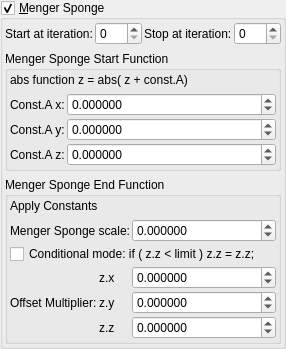
    <widget class="MyGroupBox" name="groupCheck_transf_function_enabledF_false">
     <property name="title">
      <string>&amp;Menger Sponge</string>
     </property>
     <property name="checkable">
      <bool>true</bool>
     </property>
     <layout class="QVBoxLayout" name="verticalLayout_7">
      <property name="leftMargin">
       <number>2</number>
      </property>
      <property name="topMargin">
       <number>2</number>
      </property>
      <property name="rightMargin">
       <number>2</number>
      </property>
      <property name="bottomMargin">
       <number>2</number>
      </property>
      <item>
       <layout class="QGridLayout" name="gridLayout_82">
        <property name="spacing">
         <number>2</number>
        </property>
        <item row="2" column="0">
         <widget class="QLabel" name="label_75">
          <property name="text">
           <string>Start at iteration:</string>
          </property>
         </widget>
        </item>
        <item row="2" column="3">
         <widget class="MySpinBox" name="spinboxInt_transf_stop_iterations_M">
          <property name="sizePolicy">
           <sizepolicy hsizetype="Preferred" vsizetype="Maximum">
            <horstretch>0</horstretch>
            <verstretch>0</verstretch>
           </sizepolicy>
          </property>
          <property name="maximum">
           <number>999</number>
          </property>
         </widget>
        </item>
        <item row="2" column="2">
         <widget class="QLabel" name="label_54">
          <property name="text">
           <string>Stop at iteration:</string>
          </property>
         </widget>
        </item>
        <item row="2" column="1">
         <widget class="MySpinBox" name="spinboxInt_transf_start_iterations_M">
          <property name="sizePolicy">
           <sizepolicy hsizetype="Minimum" vsizetype="Maximum">
            <horstretch>0</horstretch>
            <verstretch>0</verstretch>
           </sizepolicy>
          </property>
          <property name="minimum">
           <number>0</number>
          </property>
          <property name="maximum">
           <number>999</number>
          </property>
          <property name="value">
           <number>0</number>
          </property>
         </widget>
        </item>
       </layout>
      </item>
      <item>
       <widget class="QGroupBox" name="groupBox_5">
        <property name="title">
         <string>Menger Sponge Start Function</string>
        </property>
        <layout class="QVBoxLayout" name="verticalLayout_8">
         <property name="leftMargin">
          <number>2</number>
         </property>
         <property name="topMargin">
          <number>2</number>
         </property>
         <property name="rightMargin">
          <number>2</number>
         </property>
         <property name="bottomMargin">
          <number>2</number>
         </property>
         <item>
          <widget class="QLabel" name="label">
           <property name="text">
            <string>abs function z = abs( z + const.A)</string>
           </property>
          </widget>
         </item>
         <item>
          <layout class="QGridLayout" name="gridLayout_33" columnstretch="0,1">
           <property name="spacing">
            <number>2</number>
           </property>
           <item row="0" column="1">
            <widget class="MyDoubleSpinBox" name="spinbox3_transf_addition_constantA_000_x">
             <property name="enabled">
              <bool>true</bool>
             </property>
             <property name="sizePolicy">
              <sizepolicy hsizetype="Minimum" vsizetype="Maximum">
               <horstretch>0</horstretch>
               <verstretch>0</verstretch>
              </sizepolicy>
             </property>
             <property name="prefix">
              <string/>
             </property>
             <property name="decimals">
              <number>6</number>
             </property>
             <property name="minimum">
              <double>-99.989999999999995</double>
             </property>
             <property name="singleStep">
              <double>0.100000000000000</double>
             </property>
            </widget>
           </item>
           <item row="2" column="0">
            <widget class="QLabel" name="label_80">
             <property name="text">
              <string>Const.A z:</string>
             </property>
            </widget>
           </item>
           <item row="1" column="1">
            <widget class="MyDoubleSpinBox" name="spinbox3_transf_addition_constantA_000_y">
             <property name="enabled">
              <bool>true</bool>
             </property>
             <property name="sizePolicy">
              <sizepolicy hsizetype="Minimum" vsizetype="Maximum">
               <horstretch>0</horstretch>
               <verstretch>0</verstretch>
              </sizepolicy>
             </property>
             <property name="decimals">
              <number>6</number>
             </property>
             <property name="minimum">
              <double>-99.989999999999995</double>
             </property>
             <property name="maximum">
              <double>99.989999999999995</double>
             </property>
             <property name="singleStep">
              <double>0.100000000000000</double>
             </property>
            </widget>
           </item>
           <item row="1" column="0">
            <widget class="QLabel" name="label_78">
             <property name="text">
              <string>Const.A y:</string>
             </property>
            </widget>
           </item>
           <item row="0" column="0">
            <widget class="QLabel" name="label_79">
             <property name="text">
              <string>Const.A x:</string>
             </property>
            </widget>
           </item>
           <item row="2" column="1">
            <widget class="MyDoubleSpinBox" name="spinbox3_transf_addition_constantA_000_z">
             <property name="enabled">
              <bool>true</bool>
             </property>
             <property name="sizePolicy">
              <sizepolicy hsizetype="Minimum" vsizetype="Maximum">
               <horstretch>0</horstretch>
               <verstretch>0</verstretch>
              </sizepolicy>
             </property>
             <property name="decimals">
              <number>6</number>
             </property>
             <property name="minimum">
              <double>-99.989999999999995</double>
             </property>
             <property name="maximum">
              <double>99.989999999999995</double>
             </property>
             <property name="singleStep">
              <double>0.100000000000000</double>
             </property>
            </widget>
           </item>
          </layout>
         </item>
        </layout>
       </widget>
      </item>
      <item>
       <widget class="QGroupBox" name="groupBox_6">
        <property name="title">
         <string>Menger Sponge End Function</string>
        </property>
        <layout class="QVBoxLayout" name="verticalLayout_9">
         <property name="leftMargin">
          <number>2</number>
         </property>
         <property name="topMargin">
          <number>2</number>
         </property>
         <property name="rightMargin">
          <number>2</number>
         </property>
         <property name="bottomMargin">
          <number>2</number>
         </property>
         <item>
          <widget class="QLabel" name="label_7">
           <property name="text">
            <string>Apply Constants</string>
           </property>
          </widget>
         </item>
         <item>
          <layout class="QGridLayout" name="gridLayout_63" columnstretch="0,0,0,1">
           <property name="spacing">
            <number>2</number>
           </property>
           <item row="2" column="3">
            <widget class="MyDoubleSpinBox" name="spinbox_transf_scale_2">
             <property name="sizePolicy">
              <sizepolicy hsizetype="Minimum" vsizetype="Maximum">
               <horstretch>0</horstretch>
               <verstretch>0</verstretch>
              </sizepolicy>
             </property>
             <property name="prefix">
              <string/>
             </property>
             <property name="suffix">
              <string/>
             </property>
             <property name="decimals">
              <number>6</number>
             </property>
             <property name="minimum">
              <double>-99.998999999999995</double>
             </property>
             <property name="maximum">
              <double>99.998999999999995</double>
             </property>
             <property name="singleStep">
              <double>0.100000000000000</double>
             </property>
            </widget>
           </item>
           <item row="4" column="3">
            <widget class="MyDoubleSpinBox" name="spinbox3_transf_constant_multiplier_111_x">
             <property name="sizePolicy">
              <sizepolicy hsizetype="Minimum" vsizetype="Maximum">
               <horstretch>0</horstretch>
               <verstretch>0</verstretch>
              </sizepolicy>
             </property>
             <property name="prefix">
              <string/>
             </property>
             <property name="suffix">
              <string/>
             </property>
             <property name="decimals">
              <number>6</number>
             </property>
             <property name="minimum">
              <double>-99.989999999999995</double>
             </property>
             <property name="maximum">
              <double>99.989999999999995</double>
             </property>
             <property name="singleStep">
              <double>0.100000000000000</double>
             </property>
            </widget>
           </item>
           <item row="6" column="2">
            <widget class="QLabel" name="label_98">
             <property name="text">
              <string notr="true">z.z</string>
             </property>
            </widget>
           </item>
           <item row="5" column="3">
            <widget class="MyDoubleSpinBox" name="spinbox3_transf_constant_multiplier_111_y">
             <property name="sizePolicy">
              <sizepolicy hsizetype="Minimum" vsizetype="Maximum">
               <horstretch>0</horstretch>
               <verstretch>0</verstretch>
              </sizepolicy>
             </property>
             <property name="prefix">
              <string/>
             </property>
             <property name="suffix">
              <string/>
             </property>
             <property name="decimals">
              <number>6</number>
             </property>
             <property name="minimum">
              <double>-99.989999999999995</double>
             </property>
             <property name="maximum">
              <double>99.989999999999995</double>
             </property>
             <property name="singleStep">
              <double>0.100000000000000</double>
             </property>
            </widget>
           </item>
           <item row="4" column="2">
            <widget class="QLabel" name="label_93">
             <property name="text">
              <string notr="true">z.x</string>
             </property>
            </widget>
           </item>
           <item row="6" column="3">
            <widget class="MyDoubleSpinBox" name="spinbox3_transf_constant_multiplier_111_z">
             <property name="sizePolicy">
              <sizepolicy hsizetype="Minimum" vsizetype="Maximum">
               <horstretch>0</horstretch>
               <verstretch>0</verstretch>
              </sizepolicy>
             </property>
             <property name="prefix">
              <string/>
             </property>
             <property name="suffix">
              <string/>
             </property>
             <property name="decimals">
              <number>6</number>
             </property>
             <property name="minimum">
              <double>-99.989999999999995</double>
             </property>
             <property name="maximum">
              <double>99.989999999999995</double>
             </property>
             <property name="singleStep">
              <double>0.100000000000000</double>
             </property>
            </widget>
           </item>
           <item row="5" column="2">
            <widget class="QLabel" name="label_90">
             <property name="text">
              <string notr="true">z.y</string>
             </property>
            </widget>
           </item>
           <item row="5" column="1">
            <widget class="QLabel" name="label_91">
             <property name="text">
              <string>Offset Multiplier:</string>
             </property>
            </widget>
           </item>
           <item row="3" column="1" colspan="3">
            <widget class="QCheckBox" name="checkBox_transf_function_enabled">
             <property name="text">
              <string>Conditional mode: if ( z.z &lt; limit ) z.z = z.z;</string>
             </property>
            </widget>
           </item>
           <item row="2" column="1" colspan="2">
            <widget class="QLabel" name="label_92">
             <property name="text">
              <string>Menger Sponge scale:</string>
             </property>
            </widget>
           </item>
          </layout>
         </item>
        </layout>
       </widget>
      </item>
     </layout>
    </widget>
